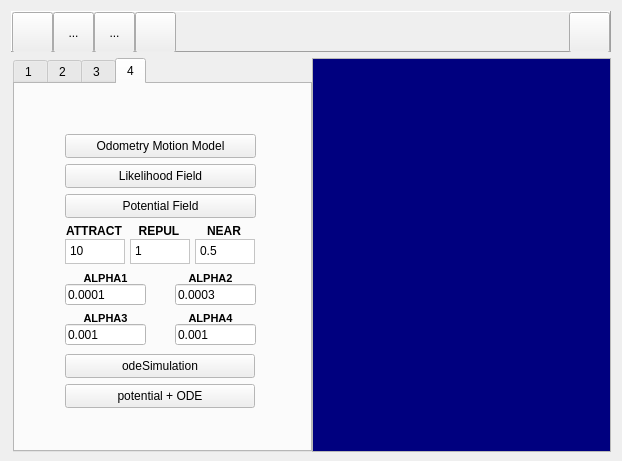
<?xml version="1.0" encoding="UTF-8"?>
<ui version="4.0">
 <class>MainFrame</class>
 <widget class="QDialog" name="MainFrame">
  <property name="geometry">
   <rect>
    <x>0</x>
    <y>0</y>
    <width>622</width>
    <height>461</height>
   </rect>
  </property>
  <property name="sizePolicy">
   <sizepolicy hsizetype="Preferred" vsizetype="Minimum">
    <horstretch>0</horstretch>
    <verstretch>0</verstretch>
   </sizepolicy>
  </property>
  <property name="minimumSize">
   <size>
    <width>0</width>
    <height>461</height>
   </size>
  </property>
  <property name="windowTitle">
   <string>Homeworks</string>
  </property>
  <property name="modal">
   <bool>false</bool>
  </property>
  <layout class="QVBoxLayout" name="verticalLayout">
   <item>
    <widget class="QFrame" name="frame">
     <property name="sizePolicy">
      <sizepolicy hsizetype="Preferred" vsizetype="Fixed">
       <horstretch>0</horstretch>
       <verstretch>0</verstretch>
      </sizepolicy>
     </property>
     <property name="minimumSize">
      <size>
       <width>0</width>
       <height>41</height>
      </size>
     </property>
     <property name="maximumSize">
      <size>
       <width>16777215</width>
       <height>41</height>
      </size>
     </property>
     <property name="frameShape">
      <enum>QFrame::Panel</enum>
     </property>
     <property name="frameShadow">
      <enum>QFrame::Raised</enum>
     </property>
     <layout class="QHBoxLayout" name="horizontalLayout_3">
      <property name="spacing">
       <number>0</number>
      </property>
      <property name="leftMargin">
       <number>0</number>
      </property>
      <property name="topMargin">
       <number>0</number>
      </property>
      <property name="rightMargin">
       <number>0</number>
      </property>
      <property name="bottomMargin">
       <number>0</number>
      </property>
      <item>
       <widget class="QToolButton" name="buttonOpen">
        <property name="enabled">
         <bool>true</bool>
        </property>
        <property name="sizePolicy">
         <sizepolicy hsizetype="Minimum" vsizetype="Minimum">
          <horstretch>0</horstretch>
          <verstretch>0</verstretch>
         </sizepolicy>
        </property>
        <property name="minimumSize">
         <size>
          <width>41</width>
          <height>41</height>
         </size>
        </property>
        <property name="maximumSize">
         <size>
          <width>41</width>
          <height>41</height>
         </size>
        </property>
        <property name="toolTip">
         <string>open an image file</string>
        </property>
        <property name="layoutDirection">
         <enum>Qt::LeftToRight</enum>
        </property>
        <property name="autoFillBackground">
         <bool>false</bool>
        </property>
        <property name="text">
         <string/>
        </property>
        <property name="icon">
         <iconset resource="images/mainframe.qrc">
          <normaloff>:/open.png</normaloff>:/open.png</iconset>
        </property>
        <property name="iconSize">
         <size>
          <width>41</width>
          <height>41</height>
         </size>
        </property>
        <property name="checkable">
         <bool>false</bool>
        </property>
        <property name="autoRepeat">
         <bool>false</bool>
        </property>
        <property name="autoExclusive">
         <bool>false</bool>
        </property>
        <property name="popupMode">
         <enum>QToolButton::DelayedPopup</enum>
        </property>
        <property name="toolButtonStyle">
         <enum>Qt::ToolButtonIconOnly</enum>
        </property>
        <property name="autoRaise">
         <bool>false</bool>
        </property>
       </widget>
      </item>
      <item>
       <widget class="QToolButton" name="toolButton_2">
        <property name="sizePolicy">
         <sizepolicy hsizetype="Minimum" vsizetype="Minimum">
          <horstretch>0</horstretch>
          <verstretch>0</verstretch>
         </sizepolicy>
        </property>
        <property name="minimumSize">
         <size>
          <width>41</width>
          <height>41</height>
         </size>
        </property>
        <property name="maximumSize">
         <size>
          <width>41</width>
          <height>41</height>
         </size>
        </property>
        <property name="text">
         <string>...</string>
        </property>
       </widget>
      </item>
      <item>
       <widget class="QToolButton" name="toolButton_3">
        <property name="sizePolicy">
         <sizepolicy hsizetype="Minimum" vsizetype="Minimum">
          <horstretch>0</horstretch>
          <verstretch>0</verstretch>
         </sizepolicy>
        </property>
        <property name="minimumSize">
         <size>
          <width>41</width>
          <height>41</height>
         </size>
        </property>
        <property name="maximumSize">
         <size>
          <width>41</width>
          <height>41</height>
         </size>
        </property>
        <property name="text">
         <string>...</string>
        </property>
       </widget>
      </item>
      <item>
       <widget class="QToolButton" name="buttonDeleteContents">
        <property name="sizePolicy">
         <sizepolicy hsizetype="Minimum" vsizetype="Minimum">
          <horstretch>0</horstretch>
          <verstretch>0</verstretch>
         </sizepolicy>
        </property>
        <property name="minimumSize">
         <size>
          <width>41</width>
          <height>41</height>
         </size>
        </property>
        <property name="maximumSize">
         <size>
          <width>41</width>
          <height>41</height>
         </size>
        </property>
        <property name="toolTip">
         <string>close all forms</string>
        </property>
        <property name="autoFillBackground">
         <bool>false</bool>
        </property>
        <property name="text">
         <string/>
        </property>
        <property name="icon">
         <iconset resource="images/mainframe.qrc">
          <normaloff>:/1-21.png</normaloff>:/1-21.png</iconset>
        </property>
        <property name="iconSize">
         <size>
          <width>41</width>
          <height>41</height>
         </size>
        </property>
       </widget>
      </item>
      <item>
       <spacer name="horizontalSpacer">
        <property name="orientation">
         <enum>Qt::Horizontal</enum>
        </property>
        <property name="sizeHint" stdset="0">
         <size>
          <width>40</width>
          <height>20</height>
         </size>
        </property>
       </spacer>
      </item>
      <item>
       <widget class="QToolButton" name="buttonShowList">
        <property name="sizePolicy">
         <sizepolicy hsizetype="Minimum" vsizetype="Minimum">
          <horstretch>0</horstretch>
          <verstretch>0</verstretch>
         </sizepolicy>
        </property>
        <property name="minimumSize">
         <size>
          <width>41</width>
          <height>41</height>
         </size>
        </property>
        <property name="maximumSize">
         <size>
          <width>41</width>
          <height>41</height>
         </size>
        </property>
        <property name="toolTip">
         <string>show the list view</string>
        </property>
        <property name="text">
         <string/>
        </property>
        <property name="icon">
         <iconset resource="images/mainframe.qrc">
          <normaloff>:/2-3.png</normaloff>:/2-3.png</iconset>
        </property>
        <property name="iconSize">
         <size>
          <width>82</width>
          <height>41</height>
         </size>
        </property>
       </widget>
      </item>
     </layout>
    </widget>
   </item>
   <item>
    <layout class="QHBoxLayout" name="horizontalLayout">
     <property name="spacing">
      <number>0</number>
     </property>
     <property name="leftMargin">
      <number>2</number>
     </property>
     <item>
      <widget class="QTabWidget" name="tabWidget">
       <property name="sizePolicy">
        <sizepolicy hsizetype="Fixed" vsizetype="Expanding">
         <horstretch>0</horstretch>
         <verstretch>0</verstretch>
        </sizepolicy>
       </property>
       <property name="minimumSize">
        <size>
         <width>299</width>
         <height>394</height>
        </size>
       </property>
       <property name="palette">
        <palette>
         <active>
          <colorrole role="Light">
           <brush brushstyle="SolidPattern">
            <color alpha="255">
             <red>255</red>
             <green>255</green>
             <blue>255</blue>
            </color>
           </brush>
          </colorrole>
          <colorrole role="Base">
           <brush brushstyle="SolidPattern">
            <color alpha="255">
             <red>255</red>
             <green>255</green>
             <blue>255</blue>
            </color>
           </brush>
          </colorrole>
          <colorrole role="Window">
           <brush brushstyle="SolidPattern">
            <color alpha="255">
             <red>255</red>
             <green>255</green>
             <blue>255</blue>
            </color>
           </brush>
          </colorrole>
          <colorrole role="NoRole">
           <brush brushstyle="SolidPattern">
            <color alpha="255">
             <red>255</red>
             <green>85</green>
             <blue>0</blue>
            </color>
           </brush>
          </colorrole>
         </active>
         <inactive>
          <colorrole role="Light">
           <brush brushstyle="SolidPattern">
            <color alpha="255">
             <red>255</red>
             <green>255</green>
             <blue>255</blue>
            </color>
           </brush>
          </colorrole>
          <colorrole role="Base">
           <brush brushstyle="SolidPattern">
            <color alpha="255">
             <red>255</red>
             <green>255</green>
             <blue>255</blue>
            </color>
           </brush>
          </colorrole>
          <colorrole role="Window">
           <brush brushstyle="SolidPattern">
            <color alpha="255">
             <red>255</red>
             <green>255</green>
             <blue>255</blue>
            </color>
           </brush>
          </colorrole>
          <colorrole role="NoRole">
           <brush brushstyle="SolidPattern">
            <color alpha="255">
             <red>255</red>
             <green>85</green>
             <blue>0</blue>
            </color>
           </brush>
          </colorrole>
         </inactive>
         <disabled>
          <colorrole role="Light">
           <brush brushstyle="SolidPattern">
            <color alpha="255">
             <red>255</red>
             <green>255</green>
             <blue>255</blue>
            </color>
           </brush>
          </colorrole>
          <colorrole role="Base">
           <brush brushstyle="SolidPattern">
            <color alpha="255">
             <red>255</red>
             <green>255</green>
             <blue>255</blue>
            </color>
           </brush>
          </colorrole>
          <colorrole role="Window">
           <brush brushstyle="SolidPattern">
            <color alpha="255">
             <red>255</red>
             <green>255</green>
             <blue>255</blue>
            </color>
           </brush>
          </colorrole>
          <colorrole role="NoRole">
           <brush brushstyle="SolidPattern">
            <color alpha="255">
             <red>255</red>
             <green>85</green>
             <blue>0</blue>
            </color>
           </brush>
          </colorrole>
         </disabled>
        </palette>
       </property>
       <property name="cursor">
        <cursorShape>ArrowCursor</cursorShape>
       </property>
       <property name="autoFillBackground">
        <bool>false</bool>
       </property>
       <property name="tabPosition">
        <enum>QTabWidget::North</enum>
       </property>
       <property name="tabShape">
        <enum>QTabWidget::Rounded</enum>
       </property>
       <property name="currentIndex">
        <number>3</number>
       </property>
       <property name="iconSize">
        <size>
         <width>31</width>
         <height>31</height>
        </size>
       </property>
       <property name="elideMode">
        <enum>Qt::ElideMiddle</enum>
       </property>
       <widget class="QWidget" name="tab_1">
        <attribute name="title">
         <string>1 </string>
        </attribute>
        <widget class="QPushButton" name="buttonAStar">
         <property name="geometry">
          <rect>
           <x>70</x>
           <y>60</y>
           <width>141</width>
           <height>31</height>
          </rect>
         </property>
         <property name="font">
          <font>
           <family>맑은 고딕</family>
           <pointsize>10</pointsize>
          </font>
         </property>
         <property name="text">
          <string>Run A*</string>
         </property>
        </widget>
        <widget class="QLabel" name="label_17">
         <property name="geometry">
          <rect>
           <x>80</x>
           <y>21</y>
           <width>56</width>
           <height>12</height>
          </rect>
         </property>
         <property name="font">
          <font>
           <family>맑은 고딕</family>
          </font>
         </property>
         <property name="text">
          <string>Source</string>
         </property>
        </widget>
        <widget class="QLabel" name="label_18">
         <property name="geometry">
          <rect>
           <x>160</x>
           <y>21</y>
           <width>56</width>
           <height>12</height>
          </rect>
         </property>
         <property name="font">
          <font>
           <family>맑은 고딕</family>
          </font>
         </property>
         <property name="text">
          <string>Goal</string>
         </property>
        </widget>
        <widget class="QWidget" name="layoutWidget">
         <property name="geometry">
          <rect>
           <x>71</x>
           <y>36</y>
           <width>139</width>
           <height>25</height>
          </rect>
         </property>
         <layout class="QHBoxLayout" name="horizontalLayout_9">
          <item>
           <widget class="QLineEdit" name="editSourceNode">
            <property name="text">
             <string>A</string>
            </property>
            <property name="alignment">
             <set>Qt::AlignCenter</set>
            </property>
           </widget>
          </item>
          <item>
           <widget class="QLineEdit" name="editGoalNode">
            <property name="text">
             <string>Q</string>
            </property>
            <property name="alignment">
             <set>Qt::AlignCenter</set>
            </property>
           </widget>
          </item>
         </layout>
        </widget>
       </widget>
       <widget class="QWidget" name="tab_2">
        <attribute name="title">
         <string>2 </string>
        </attribute>
        <widget class="QPushButton" name="visibilityAstar">
         <property name="geometry">
          <rect>
           <x>60</x>
           <y>60</y>
           <width>151</width>
           <height>31</height>
          </rect>
         </property>
         <property name="text">
          <string>Run A*</string>
         </property>
        </widget>
        <widget class="QPushButton" name="visibilityMap">
         <property name="geometry">
          <rect>
           <x>60</x>
           <y>20</y>
           <width>151</width>
           <height>31</height>
          </rect>
         </property>
         <property name="text">
          <string>make visibilitymap</string>
         </property>
        </widget>
       </widget>
       <widget class="QWidget" name="tab">
        <attribute name="title">
         <string>3 </string>
        </attribute>
        <widget class="QPushButton" name="voronoiDiagram">
         <property name="geometry">
          <rect>
           <x>70</x>
           <y>90</y>
           <width>131</width>
           <height>31</height>
          </rect>
         </property>
         <property name="text">
          <string>Voronoi Diagram</string>
         </property>
        </widget>
        <widget class="QPushButton" name="voronoiAstar">
         <property name="geometry">
          <rect>
           <x>70</x>
           <y>140</y>
           <width>131</width>
           <height>31</height>
          </rect>
         </property>
         <property name="text">
          <string>Run A*</string>
         </property>
        </widget>
       </widget>
       <widget class="QWidget" name="tab_3">
        <attribute name="title">
         <string>4</string>
        </attribute>
        <widget class="QPushButton" name="odometryMotion">
         <property name="geometry">
          <rect>
           <x>50</x>
           <y>50</y>
           <width>191</width>
           <height>24</height>
          </rect>
         </property>
         <property name="text">
          <string>Odometry Motion Model</string>
         </property>
        </widget>
        <widget class="QPushButton" name="likelihoodField">
         <property name="geometry">
          <rect>
           <x>50</x>
           <y>80</y>
           <width>191</width>
           <height>24</height>
          </rect>
         </property>
         <property name="text">
          <string>Likelihood Field</string>
         </property>
        </widget>
        <widget class="QPushButton" name="PotentialField">
         <property name="geometry">
          <rect>
           <x>50</x>
           <y>110</y>
           <width>191</width>
           <height>24</height>
          </rect>
         </property>
         <property name="text">
          <string>Potential Field</string>
         </property>
        </widget>
        <widget class="QPlainTextEdit" name="attParam">
         <property name="geometry">
          <rect>
           <x>50</x>
           <y>155</y>
           <width>60</width>
           <height>25</height>
          </rect>
         </property>
         <property name="plainText">
          <string>10</string>
         </property>
        </widget>
        <widget class="QPlainTextEdit" name="repulParam">
         <property name="geometry">
          <rect>
           <x>115</x>
           <y>155</y>
           <width>60</width>
           <height>25</height>
          </rect>
         </property>
         <property name="plainText">
          <string>1</string>
         </property>
        </widget>
        <widget class="QPlainTextEdit" name="repulNearParam">
         <property name="geometry">
          <rect>
           <x>180</x>
           <y>155</y>
           <width>60</width>
           <height>25</height>
          </rect>
         </property>
         <property name="plainText">
          <string>0.5</string>
         </property>
        </widget>
        <widget class="QLabel" name="label">
         <property name="geometry">
          <rect>
           <x>45</x>
           <y>140</y>
           <width>68</width>
           <height>15</height>
          </rect>
         </property>
         <property name="text">
          <string>&lt;html&gt;&lt;head/&gt;&lt;body&gt;&lt;p align=&quot;center&quot;&gt;&lt;span style=&quot; font-weight:600;&quot;&gt;ATTRACT&lt;/span&gt;&lt;/p&gt;&lt;/body&gt;&lt;/html&gt;</string>
         </property>
        </widget>
        <widget class="QLabel" name="label_2">
         <property name="geometry">
          <rect>
           <x>110</x>
           <y>140</y>
           <width>68</width>
           <height>15</height>
          </rect>
         </property>
         <property name="text">
          <string>&lt;html&gt;&lt;head/&gt;&lt;body&gt;&lt;p align=&quot;center&quot;&gt;&lt;span style=&quot; font-weight:600;&quot;&gt;REPUL&lt;/span&gt;&lt;/p&gt;&lt;/body&gt;&lt;/html&gt;</string>
         </property>
        </widget>
        <widget class="QLabel" name="label_3">
         <property name="geometry">
          <rect>
           <x>175</x>
           <y>140</y>
           <width>68</width>
           <height>15</height>
          </rect>
         </property>
         <property name="text">
          <string>&lt;html&gt;&lt;head/&gt;&lt;body&gt;&lt;p align=&quot;center&quot;&gt;&lt;span style=&quot; font-weight:600;&quot;&gt;NEAR&lt;/span&gt;&lt;/p&gt;&lt;/body&gt;&lt;/html&gt;</string>
         </property>
        </widget>
        <widget class="QPushButton" name="odeSimBT">
         <property name="geometry">
          <rect>
           <x>50</x>
           <y>270</y>
           <width>190</width>
           <height>24</height>
          </rect>
         </property>
         <property name="text">
          <string>odeSimulation</string>
         </property>
        </widget>
        <widget class="QPushButton" name="potentialOdeBT">
         <property name="geometry">
          <rect>
           <x>50</x>
           <y>300</y>
           <width>190</width>
           <height>24</height>
          </rect>
         </property>
         <property name="text">
          <string>potential + ODE</string>
         </property>
        </widget>
        <widget class="QLabel" name="label_4">
         <property name="geometry">
          <rect>
           <x>45</x>
           <y>185</y>
           <width>91</width>
           <height>20</height>
          </rect>
         </property>
         <property name="text">
          <string>&lt;html&gt;&lt;head/&gt;&lt;body&gt;&lt;p align=&quot;center&quot;&gt;&lt;span style=&quot; font-size:8pt; font-weight:600;&quot;&gt;ALPHA1&lt;/span&gt;&lt;/p&gt;&lt;/body&gt;&lt;/html&gt;</string>
         </property>
        </widget>
        <widget class="QLabel" name="label_5">
         <property name="geometry">
          <rect>
           <x>150</x>
           <y>185</y>
           <width>91</width>
           <height>20</height>
          </rect>
         </property>
         <property name="text">
          <string>&lt;html&gt;&lt;head/&gt;&lt;body&gt;&lt;p align=&quot;center&quot;&gt;&lt;span style=&quot; font-size:8pt; font-weight:600;&quot;&gt;ALPHA2&lt;/span&gt;&lt;/p&gt;&lt;/body&gt;&lt;/html&gt;</string>
         </property>
        </widget>
        <widget class="QLabel" name="label_6">
         <property name="geometry">
          <rect>
           <x>45</x>
           <y>225</y>
           <width>91</width>
           <height>20</height>
          </rect>
         </property>
         <property name="text">
          <string>&lt;html&gt;&lt;head/&gt;&lt;body&gt;&lt;p align=&quot;center&quot;&gt;&lt;span style=&quot; font-size:8pt; font-weight:600;&quot;&gt;ALPHA3&lt;/span&gt;&lt;/p&gt;&lt;/body&gt;&lt;/html&gt;</string>
         </property>
        </widget>
        <widget class="QLabel" name="label_7">
         <property name="geometry">
          <rect>
           <x>150</x>
           <y>225</y>
           <width>91</width>
           <height>20</height>
          </rect>
         </property>
         <property name="text">
          <string>&lt;html&gt;&lt;head/&gt;&lt;body&gt;&lt;p align=&quot;center&quot;&gt;&lt;span style=&quot; font-size:8pt; font-weight:600;&quot;&gt;ALPHA4&lt;/span&gt;&lt;/p&gt;&lt;/body&gt;&lt;/html&gt;</string>
         </property>
        </widget>
        <widget class="QLineEdit" name="alText1">
         <property name="geometry">
          <rect>
           <x>50</x>
           <y>200</y>
           <width>81</width>
           <height>21</height>
          </rect>
         </property>
         <property name="text">
          <string>0.0001</string>
         </property>
        </widget>
        <widget class="QLineEdit" name="alText2">
         <property name="geometry">
          <rect>
           <x>160</x>
           <y>200</y>
           <width>81</width>
           <height>21</height>
          </rect>
         </property>
         <property name="text">
          <string>0.0003</string>
         </property>
        </widget>
        <widget class="QLineEdit" name="alText4">
         <property name="geometry">
          <rect>
           <x>160</x>
           <y>240</y>
           <width>81</width>
           <height>21</height>
          </rect>
         </property>
         <property name="text">
          <string>0.001</string>
         </property>
        </widget>
        <widget class="QLineEdit" name="alText3">
         <property name="geometry">
          <rect>
           <x>50</x>
           <y>240</y>
           <width>81</width>
           <height>21</height>
          </rect>
         </property>
         <property name="text">
          <string>0.001</string>
         </property>
        </widget>
       </widget>
      </widget>
     </item>
     <item>
      <widget class="QListWidget" name="listWidget">
       <property name="sizePolicy">
        <sizepolicy hsizetype="Ignored" vsizetype="Minimum">
         <horstretch>0</horstretch>
         <verstretch>0</verstretch>
        </sizepolicy>
       </property>
       <property name="minimumSize">
        <size>
         <width>0</width>
         <height>394</height>
        </size>
       </property>
       <property name="palette">
        <palette>
         <active>
          <colorrole role="WindowText">
           <brush brushstyle="SolidPattern">
            <color alpha="255">
             <red>255</red>
             <green>255</green>
             <blue>0</blue>
            </color>
           </brush>
          </colorrole>
          <colorrole role="Text">
           <brush brushstyle="SolidPattern">
            <color alpha="255">
             <red>255</red>
             <green>255</green>
             <blue>255</blue>
            </color>
           </brush>
          </colorrole>
          <colorrole role="Base">
           <brush brushstyle="SolidPattern">
            <color alpha="255">
             <red>0</red>
             <green>0</green>
             <blue>127</blue>
            </color>
           </brush>
          </colorrole>
          <colorrole role="PlaceholderText">
           <brush brushstyle="NoBrush">
            <color alpha="128">
             <red>255</red>
             <green>255</green>
             <blue>255</blue>
            </color>
           </brush>
          </colorrole>
         </active>
         <inactive>
          <colorrole role="WindowText">
           <brush brushstyle="SolidPattern">
            <color alpha="255">
             <red>255</red>
             <green>255</green>
             <blue>0</blue>
            </color>
           </brush>
          </colorrole>
          <colorrole role="Text">
           <brush brushstyle="SolidPattern">
            <color alpha="255">
             <red>255</red>
             <green>255</green>
             <blue>255</blue>
            </color>
           </brush>
          </colorrole>
          <colorrole role="Base">
           <brush brushstyle="SolidPattern">
            <color alpha="255">
             <red>0</red>
             <green>0</green>
             <blue>127</blue>
            </color>
           </brush>
          </colorrole>
          <colorrole role="PlaceholderText">
           <brush brushstyle="NoBrush">
            <color alpha="128">
             <red>255</red>
             <green>255</green>
             <blue>255</blue>
            </color>
           </brush>
          </colorrole>
         </inactive>
         <disabled>
          <colorrole role="WindowText">
           <brush brushstyle="SolidPattern">
            <color alpha="255">
             <red>120</red>
             <green>120</green>
             <blue>120</blue>
            </color>
           </brush>
          </colorrole>
          <colorrole role="Text">
           <brush brushstyle="SolidPattern">
            <color alpha="255">
             <red>120</red>
             <green>120</green>
             <blue>120</blue>
            </color>
           </brush>
          </colorrole>
          <colorrole role="Base">
           <brush brushstyle="SolidPattern">
            <color alpha="255">
             <red>240</red>
             <green>240</green>
             <blue>240</blue>
            </color>
           </brush>
          </colorrole>
          <colorrole role="PlaceholderText">
           <brush brushstyle="NoBrush">
            <color alpha="128">
             <red>255</red>
             <green>255</green>
             <blue>255</blue>
            </color>
           </brush>
          </colorrole>
         </disabled>
        </palette>
       </property>
       <property name="font">
        <font>
         <family>Times New Roman</family>
         <pointsize>10</pointsize>
        </font>
       </property>
      </widget>
     </item>
    </layout>
   </item>
  </layout>
 </widget>
 <layoutdefault spacing="6" margin="11"/>
 <resources>
  <include location="images/mainframe.qrc"/>
 </resources>
 <connections/>
</ui>
